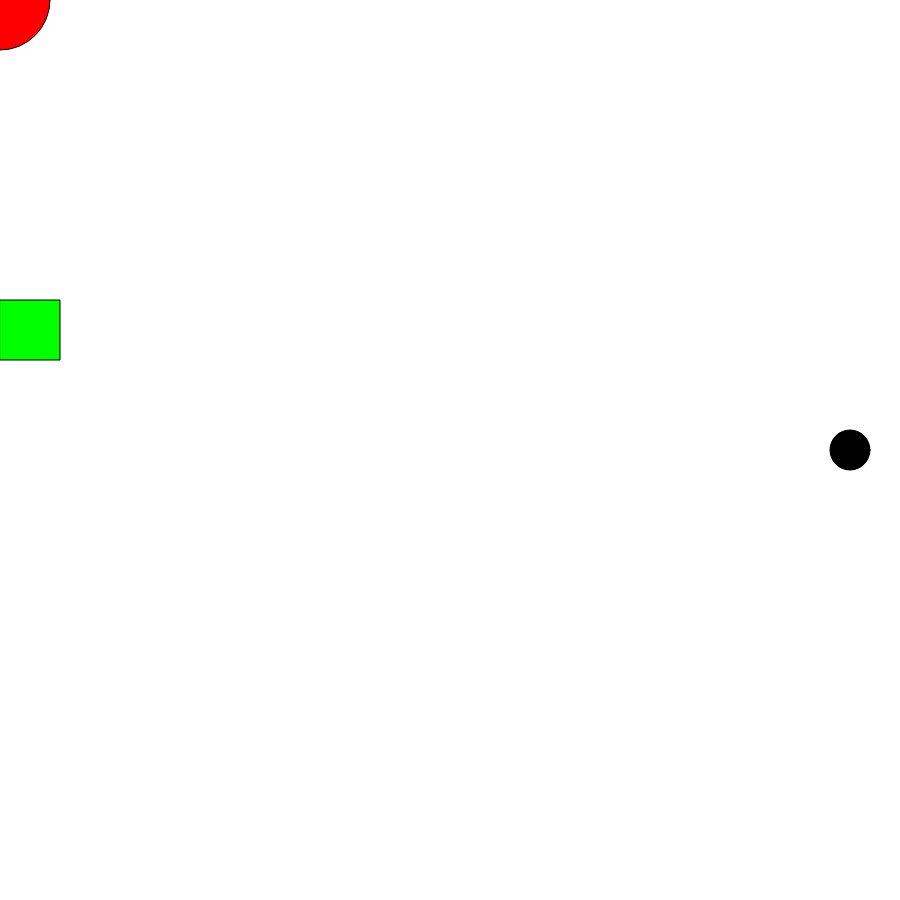
Frame 1 (no input)
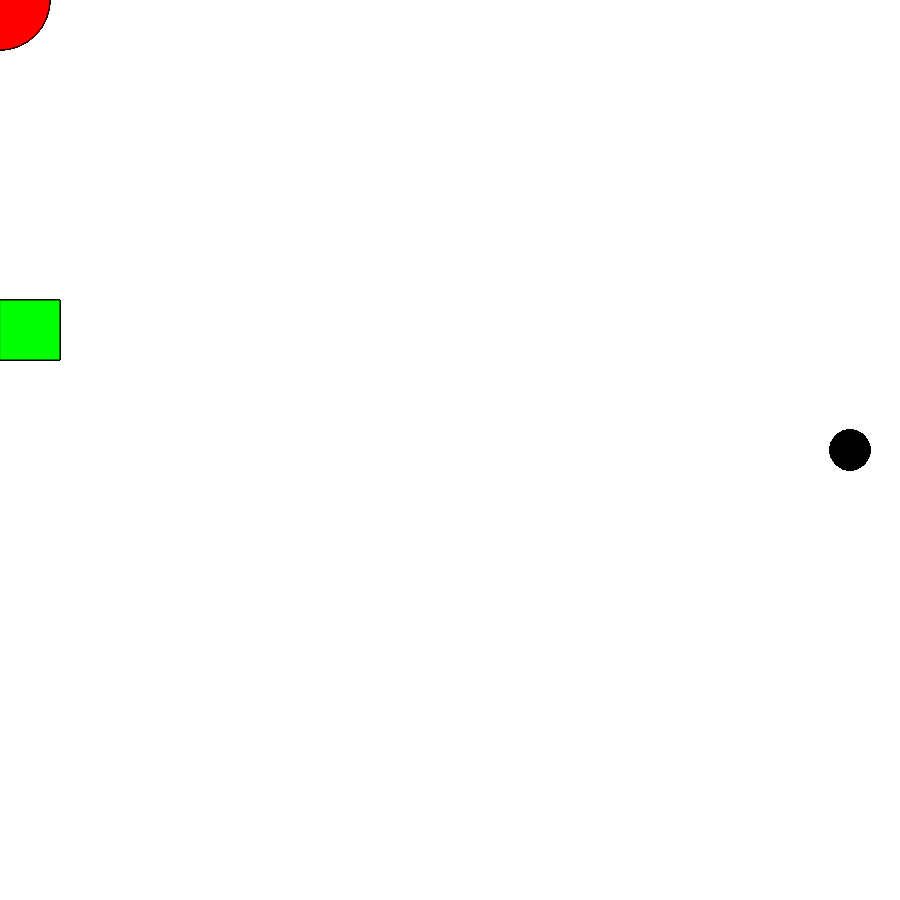
Frame 60 (no input)
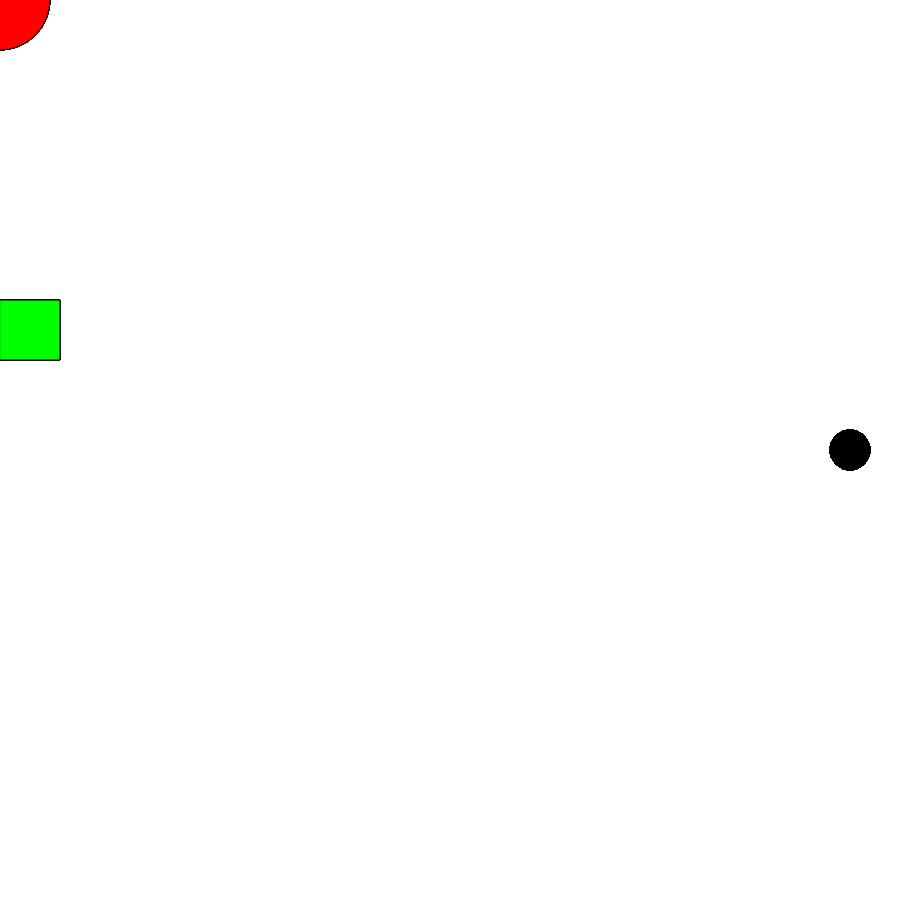
Frame 120 (the mouse pressed at the canvas centre since frame 60)

The p5.js sketch that drew these frames (run headless with seeded random() and noise() and a simulated clock; from frame 60 on, the mouse is pressed at the canvas centre):

// p5.js sketch
// ── sketch.js
function setup() {
 // put setup code here
  createCanvas(900, 900); // size() 
  background(255);

}

function draw() {
    push()
    translate(400, 0);
    fill(0);
    ellipse(width/2, height/2, 40, 40);
    pop();

    fill(255, 0, 0);
    ellipse(0, 0, 100, 100);

    fill(0, 255, 0);
    rect(0, 300, 60, 60);
  
  
}

// ── Turkeis.js
//Class

class Turkeis{
	
	constructor(){
	
	}




}
